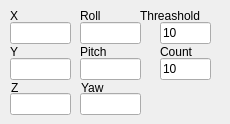
    <widget class="QWidget" name="tab_force_ctrl">
     <attribute name="title">
      <string>2.FC</string>
     </attribute>
     <widget class="QLineEdit" name="ed_kinova_force_x">
      <property name="geometry">
       <rect>
        <x>10</x>
        <y>22</y>
        <width>61</width>
        <height>22</height>
       </rect>
      </property>
     </widget>
     <widget class="QLineEdit" name="ed_kinova_force_y">
      <property name="geometry">
       <rect>
        <x>10</x>
        <y>58</y>
        <width>61</width>
        <height>22</height>
       </rect>
      </property>
     </widget>
     <widget class="QLineEdit" name="ed_kinova_force_z">
      <property name="geometry">
       <rect>
        <x>10</x>
        <y>93</y>
        <width>61</width>
        <height>22</height>
       </rect>
      </property>
     </widget>
     <widget class="QLineEdit" name="ed_kinova_force_yaw">
      <property name="geometry">
       <rect>
        <x>80</x>
        <y>93</y>
        <width>61</width>
        <height>22</height>
       </rect>
      </property>
     </widget>
     <widget class="QLineEdit" name="ed_kinova_force_roll">
      <property name="geometry">
       <rect>
        <x>80</x>
        <y>22</y>
        <width>61</width>
        <height>22</height>
       </rect>
      </property>
     </widget>
     <widget class="QLineEdit" name="ed_kinova_force_pitch">
      <property name="geometry">
       <rect>
        <x>80</x>
        <y>58</y>
        <width>61</width>
        <height>22</height>
       </rect>
      </property>
     </widget>
     <widget class="QLabel" name="label_22">
      <property name="geometry">
       <rect>
        <x>10</x>
        <y>8</y>
        <width>21</width>
        <height>16</height>
       </rect>
      </property>
      <property name="text">
       <string>X</string>
      </property>
     </widget>
     <widget class="QLabel" name="label_23">
      <property name="geometry">
       <rect>
        <x>10</x>
        <y>44</y>
        <width>21</width>
        <height>16</height>
       </rect>
      </property>
      <property name="text">
       <string>Y</string>
      </property>
     </widget>
     <widget class="QLabel" name="label_24">
      <property name="geometry">
       <rect>
        <x>11</x>
        <y>80</y>
        <width>21</width>
        <height>16</height>
       </rect>
      </property>
      <property name="text">
       <string>Z</string>
      </property>
     </widget>
     <widget class="QLabel" name="label_25">
      <property name="geometry">
       <rect>
        <x>80</x>
        <y>8</y>
        <width>31</width>
        <height>16</height>
       </rect>
      </property>
      <property name="text">
       <string>Roll</string>
      </property>
     </widget>
     <widget class="QLabel" name="label_26">
      <property name="geometry">
       <rect>
        <x>81</x>
        <y>80</y>
        <width>31</width>
        <height>16</height>
       </rect>
      </property>
      <property name="text">
       <string>Yaw</string>
      </property>
     </widget>
     <widget class="QLabel" name="label_27">
      <property name="geometry">
       <rect>
        <x>80</x>
        <y>44</y>
        <width>41</width>
        <height>16</height>
       </rect>
      </property>
      <property name="text">
       <string>Pitch</string>
      </property>
     </widget>
     <widget class="QLabel" name="label_28">
      <property name="geometry">
       <rect>
        <x>140</x>
        <y>8</y>
        <width>81</width>
        <height>16</height>
       </rect>
      </property>
      <property name="text">
       <string>Threashold</string>
      </property>
     </widget>
     <widget class="QLineEdit" name="ed_kinova_force_threshold">
      <property name="geometry">
       <rect>
        <x>160</x>
        <y>22</y>
        <width>51</width>
        <height>22</height>
       </rect>
      </property>
      <property name="text">
       <string>10</string>
      </property>
     </widget>
     <widget class="QLabel" name="label_29">
      <property name="geometry">
       <rect>
        <x>160</x>
        <y>44</y>
        <width>41</width>
        <height>16</height>
       </rect>
      </property>
      <property name="text">
       <string>Count</string>
      </property>
     </widget>
     <widget class="QLineEdit" name="ed_kinova_force_step_count">
      <property name="geometry">
       <rect>
        <x>160</x>
        <y>58</y>
        <width>51</width>
        <height>22</height>
       </rect>
      </property>
      <property name="text">
       <string>10</string>
      </property>
     </widget>
    </widget>
